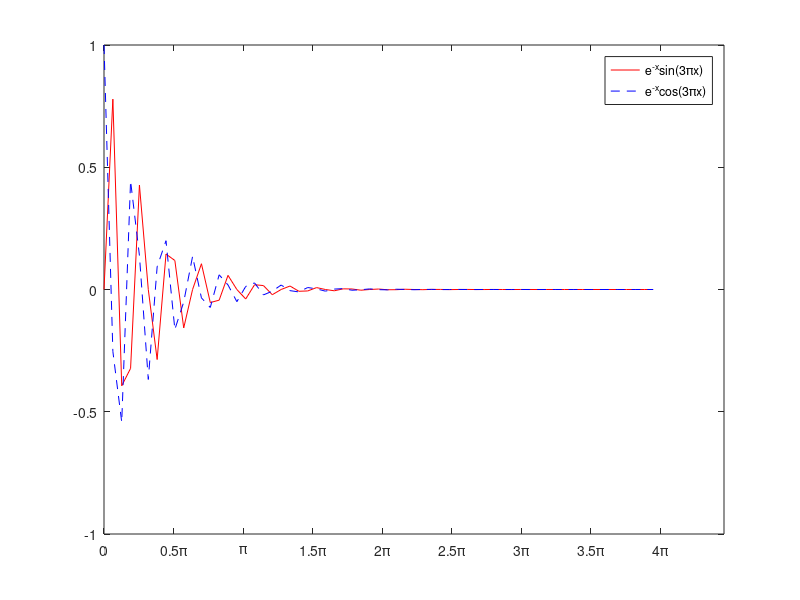

Recreate this plot in MATLAB.
clc;
clear;
clear all;


% Draw the given below graph in Matlab. Note that:
% • Declare a vector “x” of angles in radians from 0 to 4π in the interval of 0.2 radians.
% • Define a function called as “y1” that calculates the formula, sin(3 π x)/ex
% • Define a function called as “y2” that calculates the formula, cos(3 π x)/ex
% • Customize the tick values along the x-axis with respect to the step below for all 
% functions.
% • You must use function “set” for the tick values.
% • The values like : 
% • For “y1”, set the line style and color to “Solid Line” and “red”, respectively.
% • For “y2”
% , set the line style and color to “Dashed line” and “blue”, respectively.
% • Add a legend for both the functions “y1” and “y2”.


x=0:0.2:4*pi;
y1=sin(3*pi*x)./exp(x);
y2=cos(3*pi*x)./exp(x);

plot(x,y1,"-r");
hold on
plot(x,y2,"--b");
legend('e^{-x}sin(3\pix)','e^{-x}cos(3\pix)');

xticks=([0 0.5*pi pi 1.5*pi 2*pi 2.5*pi 3*pi 3.5*pi 4*pi]);
xticklabels={'0','0.5\pi','\pi','1.5\pi','2\pi','2.5\pi','3\pi','3.5\pi','4\pi'};
set(gca,'XTick',xticks,'XTicklabel',xticklabels );

